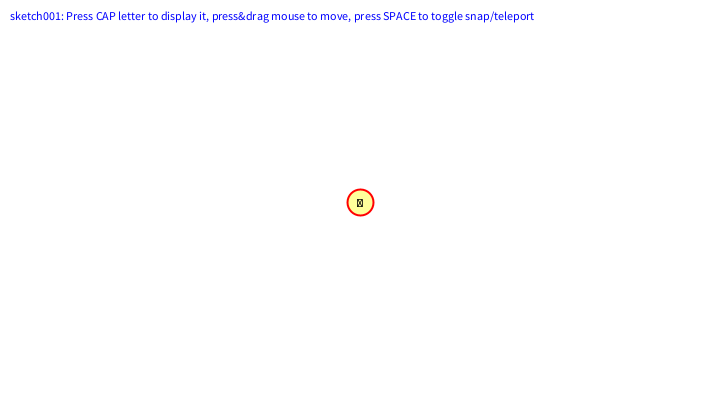
Frame 1 (no input)
Frame 60 (the mouse pressed at the canvas centre just before this capture): identical to frame 1, image omitted
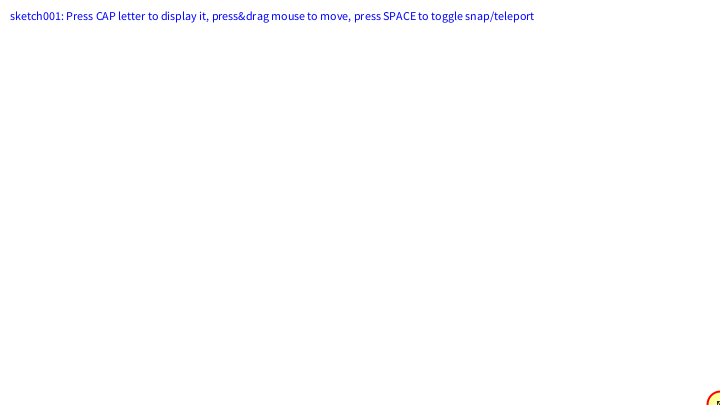
Frame 120 (the mouse held since frame 60 and released just before this capture)

The Processing sketch that drew these frames (run headless with seeded random() and noise(); from frame 60 on, the mouse is pressed at the canvas centre):

// Processing sketch: sketch001
// ── sketch001.pde
// Lectures in Graphics (LiG): sketch001
// Author(s): Jarek Rossignac
// Subject: Demo of the structure of an interactive graphic program in Processing
// Last update on: August 15, 2012
// Usage: 
//    click and drag mouse to move disk, 
//    type upper-case letter to change what is displayed in the disk
//    press SPACE to toggle teleporting (mouseDrag) vs snapping to mouse
// Comment: Demonstrates relative (teleport) edits


// GLOBAL VARIABLES
float x, y, r;  // coordinates of center and radius of disk
char c;         // CAP letter last typed on keyboard. It will be shown in disk when mouse is pressed
boolean teleport=true;

// INITIALIZATION
void setup() {  // executed once at the beginning of the program
  size(720, 405); // open canvas with specified size
  x=width/2; y=height/2; r=13; // initialize global variables using current canvas dimensions
  }

// DISPLAY LOOP
void draw() { // executed at each frame (typically more than 30 frames per second)
  background(255);   // erase screen and paint it white
  fill(0,0,255); text("sketch001: Press CAP letter to display it, press&drag mouse to move, press SPACE to toggle snap/teleport  ",10,20);
  // MODIFIERS
  if(mousePressed) { // check modifiers: is the mouse buttom pressed?
    if(teleport) {x+=mouseX-pmouseX; y+=mouseY-pmouseY;}  // update x and y by mouse drag
    else {x=mouseX; y=mouseY;}  // snap x and y to mouse location
    } 
 
  // display model
  stroke(255,0,0); // border color = red
  strokeWeight(2); // border width = 2
  fill(color(255,255,0),100); // interior color = yellow (red+green) and translucent
  ellipse(x,y,r*2,r*2);  // paints circle(x,y,r)
  fill(0); text(c,x-4,y+5); // draws letter c centered at (x,y)
  }

// USER ACTIONS
void keyPressed() {  // executed once each time a key is pressed
  if (' '== key) teleport=!teleport;
  if ('A'<= key  && key <= 'Z') c=key; // set c if upper case letter pressed
  }
